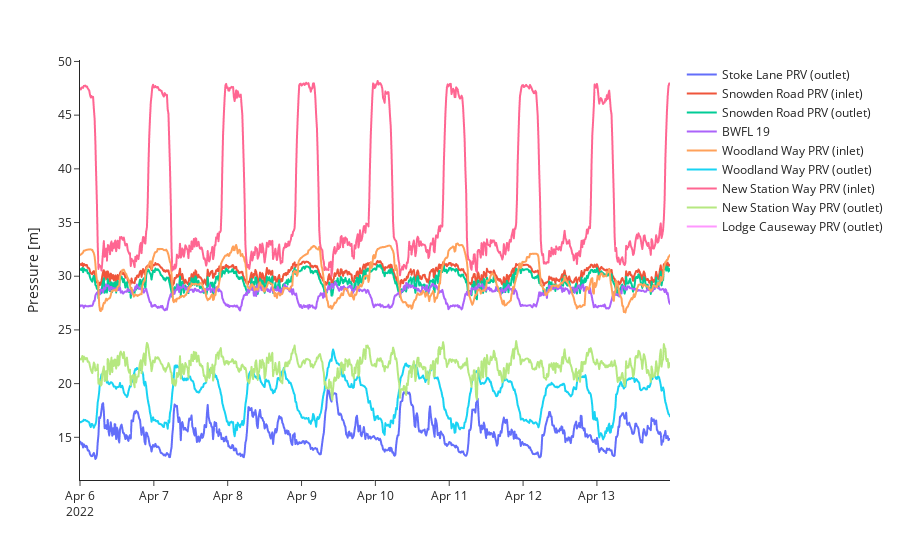

Write notebook code for a chart like this one.
### Markdown cell above
Pressure data @ DMA inlets and control valve locations.

### Code cell
try:
    pressure_bwfl_ids = ['BWFL 19', 'Stoke Lane PRV (outlet)', 'Snowden Road PRV (inlet)', 'Snowden Road PRV (outlet)', 'New Station Way PRV (inlet)', 'New Station Way PRV (outlet)', 'Lodge Causeway PRV (outlet)', 'Woodland Way PRV (outlet)', 'Woodland Way PRV (inlet)']
    # pressure_bwfl_ids = pressure_df['bwfl_id'].unique()
    plot_pressure_df = pressure_df[pressure_df['bwfl_id'].isin(pressure_bwfl_ids)]
    fig = px.line(
        plot_pressure_df,
        x='datetime',
        y='mean',
        color='bwfl_id',
    )
    fig.update_layout(
        xaxis_title='',
        yaxis_title='Pressure [m]',
        legend_title_text='',
        template='simple_white',
        height=450,
    )
    fig.show()
except:
    print("Plotting data not available.")

### Figure 1 — Plotly figure (JSON) as saved in the notebook; plotly's stock layout.template omitted (floating-point values rounded to 4 significant figures; data arrays with more than 128 entries replaced by an {"elided": "..."} marker saying what was removed)
{"data": [{"hovertemplate": "bwfl_id=Stoke Lane PRV (outlet)<br>datetime=%{x}<br>mean=%{y}<extra></extra>", "legendgroup": "Stoke Lane PRV (outlet)", "line": {"color": "#636efa", "dash": "solid"}, "marker": {"symbol": "circle"}, "mode": "lines", "name": "Stoke Lane PRV (outlet)", "showlegend": true, "type": "scattergl", "x": {"elided": "768 str values"}, "xaxis": "x", "y": {"elided": "768 float values"}, "yaxis": "y"}, {"hovertemplate": "bwfl_id=Snowden Road PRV (inlet)<br>datetime=%{x}<br>mean=%{y}<extra></extra>", "legendgroup": "Snowden Road PRV (inlet)", "line": {"color": "#EF553B", "dash": "solid"}, "marker": {"symbol": "circle"}, "mode": "lines", "name": "Snowden Road PRV (inlet)", "showlegend": true, "type": "scattergl", "x": {"elided": "768 str values"}, "xaxis": "x", "y": {"elided": "768 float values"}, "yaxis": "y"}, {"hovertemplate": "bwfl_id=Snowden Road PRV (outlet)<br>datetime=%{x}<br>mean=%{y}<extra></extra>", "legendgroup": "Snowden Road PRV (outlet)", "line": {"color": "#00cc96", "dash": "solid"}, "marker": {"symbol": "circle"}, "mode": "lines", "name": "Snowden Road PRV (outlet)", "showlegend": true, "type": "scattergl", "x": {"elided": "768 str values"}, "xaxis": "x", "y": {"elided": "768 float values"}, "yaxis": "y"}, {"hovertemplate": "bwfl_id=BWFL 19<br>datetime=%{x}<br>mean=%{y}<extra></extra>", "legendgroup": "BWFL 19", "line": {"color": "#ab63fa", "dash": "solid"}, "marker": {"symbol": "circle"}, "mode": "lines", "name": "BWFL 19", "showlegend": true, "type": "scattergl", "x": {"elided": "768 str values"}, "xaxis": "x", "y": {"elided": "768 float values"}, "yaxis": "y"}, {"hovertemplate": "bwfl_id=Woodland Way PRV (inlet)<br>datetime=%{x}<br>mean=%{y}<extra></extra>", "legendgroup": "Woodland Way PRV (inlet)", "line": {"color": "#FFA15A", "dash": "solid"}, "marker": {"symbol": "circle"}, "mode": "lines", "name": "Woodland Way PRV (inlet)", "showlegend": true, "type": "scattergl", "x": {"elided": "768 str values"}, "xaxis": "x", "y": {"elided": "768 float values"}, "yaxis": "y"}, {"hovertemplate": "bwfl_id=Woodland Way PRV (outlet)<br>datetime=%{x}<br>mean=%{y}<extra></extra>", "legendgroup": "Woodland Way PRV (outlet)", "line": {"color": "#19d3f3", "dash": "solid"}, "marker": {"symbol": "circle"}, "mode": "lines", "name": "Woodland Way PRV (outlet)", "showlegend": true, "type": "scattergl", "x": {"elided": "768 str values"}, "xaxis": "x", "y": {"elided": "768 float values"}, "yaxis": "y"}, {"hovertemplate": "bwfl_id=New Station Way PRV (inlet)<br>datetime=%{x}<br>mean=%{y}<extra></extra>", "legendgroup": "New Station Way PRV (inlet)", "line": {"color": "#FF6692", "dash": "solid"}, "marker": {"symbol": "circle"}, "mode": "lines", "name": "New Station Way PRV (inlet)", "showlegend": true, "type": "scattergl", "x": {"elided": "768 str values"}, "xaxis": "x", "y": {"elided": "768 float values"}, "yaxis": "y"}, {"hovertemplate": "bwfl_id=New Station Way PRV (outlet)<br>datetime=%{x}<br>mean=%{y}<extra></extra>", "legendgroup": "New Station Way PRV (outlet)", "line": {"color": "#B6E880", "dash": "solid"}, "marker": {"symbol": "circle"}, "mode": "lines", "name": "New Station Way PRV (outlet)", "showlegend": true, "type": "scattergl", "x": {"elided": "768 str values"}, "xaxis": "x", "y": {"elided": "768 float values"}, "yaxis": "y"}, {"hovertemplate": "bwfl_id=Lodge Causeway PRV (outlet)<br>datetime=%{x}<br>mean=%{y}<extra></extra>", "legendgroup": "Lodge Causeway PRV (outlet)", "line": {"color": "#FF97FF", "dash": "solid"}, "marker": {"symbol": "circle"}, "mode": "lines", "name": "Lodge Causeway PRV (outlet)", "showlegend": true, "type": "scattergl", "x": {"elided": "768 str values"}, "xaxis": "x", "y": {"elided": "768 null values"}, "yaxis": "y"}], "layout": {"autosize": true, "legend": {"title": {"text": ""}, "tracegroupgap": 0}, "margin": {"t": 60}, "xaxis": {"anchor": "y", "autorange": true, "domain": [0, 1], "range": ["2022-04-06", "2022-04-13 23:45"], "title": {"text": ""}, "type": "date"}, "yaxis": {"anchor": "x", "autorange": true, "domain": [0, 1], "range": [11.02, 50.14], "title": {"text": "Pressure [m]"}, "type": "linear"}}}
